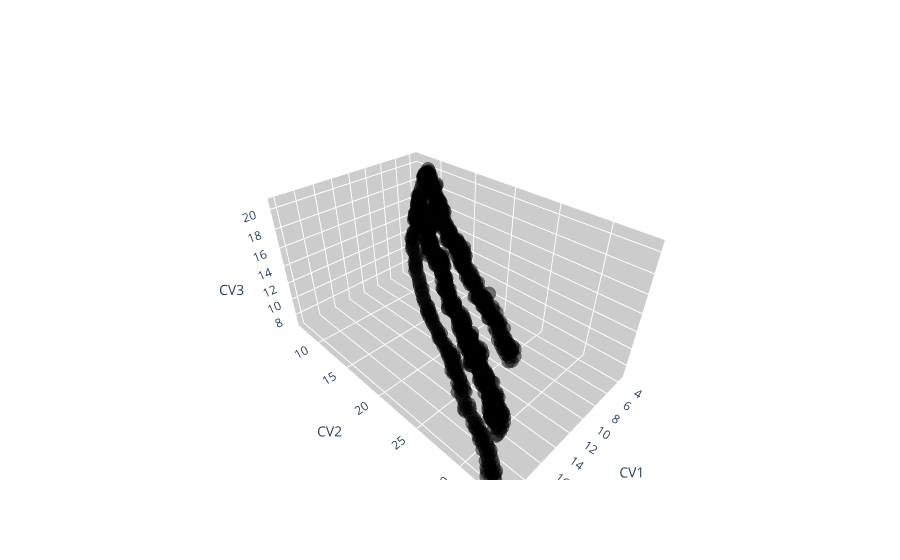

The notebook cell saved with this chart:
### Code cell
import plotly.graph_objects as go

phi1=training_datapoints[:,0]
phi2=training_datapoints[:,1]
phi3=training_datapoints[:,2]


fig = go.Figure(data=go.Scatter3d(
    x=phi1[:],
    y=phi2[:],
    z=phi3[:],
    mode='markers',
    marker=dict(
        size=5,
        color='black',  
        opacity=0.5)
    )
)

fig.update_layout(
    scene=dict(
        xaxis=dict(backgroundcolor='#CCCCCC'),
        yaxis=dict(backgroundcolor='#CCCCCC'),
        zaxis=dict(backgroundcolor='#CCCCCC', gridcolor='rgba(0, 0, 0, 0)')
    )
)

fig.update_layout(
    scene=dict(
        xaxis=dict(title=r'CV1'),
        yaxis=dict(title=r'CV2'),
        zaxis=dict(title=r'CV3')
    )
)

fig.show()

### Figure 1 — Plotly figure (JSON) as saved in the notebook; plotly's stock layout.template omitted (floating-point values rounded to 4 significant figures; data arrays with more than 128 entries replaced by an {"elided": "..."} marker saying what was removed)
{"data": [{"marker": {"color": "black", "opacity": 0.5, "size": 5}, "mode": "markers", "type": "scatter3d", "x": {"elided": "1000 float values"}, "y": {"elided": "1000 float values"}, "z": {"elided": "1000 float values"}}], "layout": {"scene": {"xaxis": {"backgroundcolor": "#CCCCCC", "title": {"text": "CV1"}}, "yaxis": {"backgroundcolor": "#CCCCCC", "title": {"text": "CV2"}}, "zaxis": {"backgroundcolor": "#CCCCCC", "gridcolor": "rgba(0, 0, 0, 0)", "title": {"text": "CV3"}}}}}
